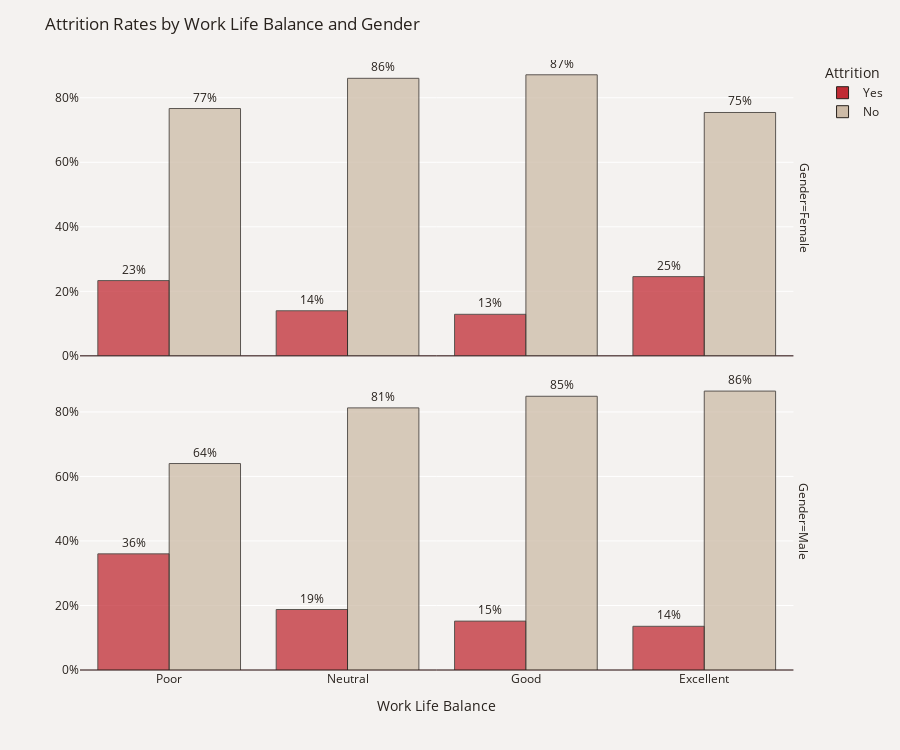

Here is the notebook cell this chart was saved with:
### Code cell
plot_df = data.groupby(['WorkLifeBalance','Gender'])['Attrition'].value_counts(normalize=True)
plot_df = plot_df.mul(100).rename('Percent').reset_index()
fig = px.bar(plot_df, x='WorkLifeBalance', y='Percent', color='Attrition',
             facet_row='Gender', text='Percent', opacity=0.75, barmode='group', 
             category_orders={'Attrition': ['Yes', 'No']},
             color_discrete_map={'Yes': '#C02B34','No': '#CDBBA7'})
fig.update_traces(texttemplate='%{text:.2s}%', textposition='outside', 
                  marker_line=dict(width=1, color='#28221D'))
fig.update_yaxes(title="",zeroline=True, zerolinewidth=1, zerolinecolor='#1F0202',ticksuffix = '%')
fig.update_layout(title_text='Attrition Rates by Work Life Balance and Gender',height=750,font_color='#28221D',
                  xaxis_title='Work Life Balance', paper_bgcolor='#F4F2F0', plot_bgcolor='#F4F2F0', 
                  xaxis = dict(tickmode = 'array', tickvals = [1, 2, 3, 4],
                               ticktext = ['Poor', 'Neutral', 'Good', 'Excellent']))
fig.show()

### Figure 1 — Plotly figure (JSON) as saved in the notebook; plotly's stock layout.template omitted (floating-point values rounded to 4 significant figures)
{"data": [{"alignmentgroup": "True", "hovertemplate": "Attrition=Yes<br>Gender=Female<br>WorkLifeBalance=%{x}<br>Percent=%{text}<extra></extra>", "legendgroup": "Yes", "marker": {"color": "#C02B34", "line": {"color": "#28221D", "width": 1}, "opacity": 0.75, "pattern": {"shape": ""}}, "name": "Yes", "offsetgroup": "Yes", "orientation": "v", "showlegend": true, "text": [23.33, 13.97, 12.88, 24.56], "textposition": "outside", "texttemplate": "%{text:.2s}%", "type": "bar", "x": [1, 2, 3, 4], "xaxis": "x2", "y": [23.33, 13.97, 12.88, 24.56], "yaxis": "y2"}, {"alignmentgroup": "True", "hovertemplate": "Attrition=Yes<br>Gender=Male<br>WorkLifeBalance=%{x}<br>Percent=%{text}<extra></extra>", "legendgroup": "Yes", "marker": {"color": "#C02B34", "line": {"color": "#28221D", "width": 1}, "opacity": 0.75, "pattern": {"shape": ""}}, "name": "Yes", "offsetgroup": "Yes", "orientation": "v", "showlegend": false, "text": [36.0, 18.75, 15.15, 13.54], "textposition": "outside", "texttemplate": "%{text:.2s}%", "type": "bar", "x": [1, 2, 3, 4], "xaxis": "x", "y": [36.0, 18.75, 15.15, 13.54], "yaxis": "y"}, {"alignmentgroup": "True", "hovertemplate": "Attrition=No<br>Gender=Female<br>WorkLifeBalance=%{x}<br>Percent=%{text}<extra></extra>", "legendgroup": "No", "marker": {"color": "#CDBBA7", "line": {"color": "#28221D", "width": 1}, "opacity": 0.75, "pattern": {"shape": ""}}, "name": "No", "offsetgroup": "No", "orientation": "v", "showlegend": true, "text": [76.67, 86.03, 87.12, 75.44], "textposition": "outside", "texttemplate": "%{text:.2s}%", "type": "bar", "x": [1, 2, 3, 4], "xaxis": "x2", "y": [76.67, 86.03, 87.12, 75.44], "yaxis": "y2"}, {"alignmentgroup": "True", "hovertemplate": "Attrition=No<br>Gender=Male<br>WorkLifeBalance=%{x}<br>Percent=%{text}<extra></extra>", "legendgroup": "No", "marker": {"color": "#CDBBA7", "line": {"color": "#28221D", "width": 1}, "opacity": 0.75, "pattern": {"shape": ""}}, "name": "No", "offsetgroup": "No", "orientation": "v", "showlegend": false, "text": [64.0, 81.25, 84.85, 86.46], "textposition": "outside", "texttemplate": "%{text:.2s}%", "type": "bar", "x": [1, 2, 3, 4], "xaxis": "x", "y": [64.0, 81.25, 84.85, 86.46], "yaxis": "y"}], "layout": {"annotations": [{"font": {}, "showarrow": false, "text": "Gender=Male", "textangle": 90, "x": 0.98, "xanchor": "left", "xref": "paper", "y": 0.2425, "yanchor": "middle", "yref": "paper"}, {"font": {}, "showarrow": false, "text": "Gender=Female", "textangle": 90, "x": 0.98, "xanchor": "left", "xref": "paper", "y": 0.7575, "yanchor": "middle", "yref": "paper"}], "barmode": "group", "font": {"color": "#28221D"}, "height": 750, "legend": {"title": {"text": "Attrition"}, "tracegroupgap": 0}, "margin": {"t": 60}, "paper_bgcolor": "#F4F2F0", "plot_bgcolor": "#F4F2F0", "title": {"text": "Attrition Rates by Work Life Balance and Gender"}, "xaxis": {"anchor": "y", "domain": [0, 0.98], "tickmode": "array", "ticktext": ["Poor", "Neutral", "Good", "Excellent"], "tickvals": [1, 2, 3, 4], "title": {"text": "Work Life Balance"}}, "xaxis2": {"anchor": "y2", "domain": [0, 0.98], "matches": "x", "showticklabels": false}, "yaxis": {"anchor": "x", "domain": [0, 0.485], "ticksuffix": "%", "title": {"text": ""}, "zeroline": true, "zerolinecolor": "#1F0202", "zerolinewidth": 1}, "yaxis2": {"anchor": "x2", "domain": [0.515, 1], "matches": "y", "ticksuffix": "%", "title": {"text": ""}, "zeroline": true, "zerolinecolor": "#1F0202", "zerolinewidth": 1}}}
